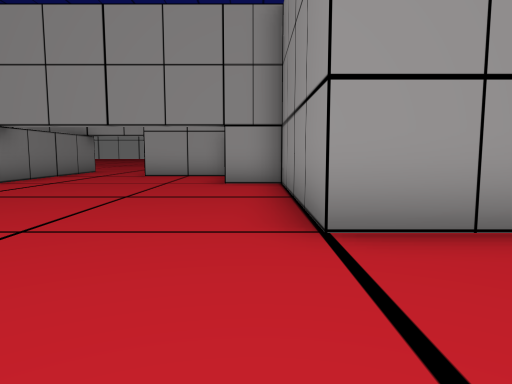
[1] (above)

22 first-person views from a walk through a 3-D level made in the Unity game engine. The camera is 1.3 m above the floor, tilts 6° down and sees 70° across. The floor is counted in squares, 2 m on a side. Each view is taken from the middle of a square. On the plan, view 1 faces up. The plan holds only what a view shows up to about 11 squares ahead; the rest is blank. The place goes on beyond the plan. The player is left out.

[2]
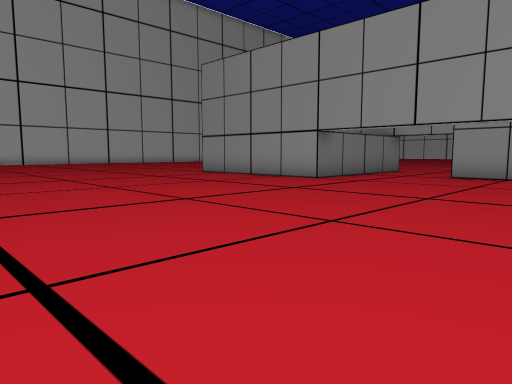

[3]
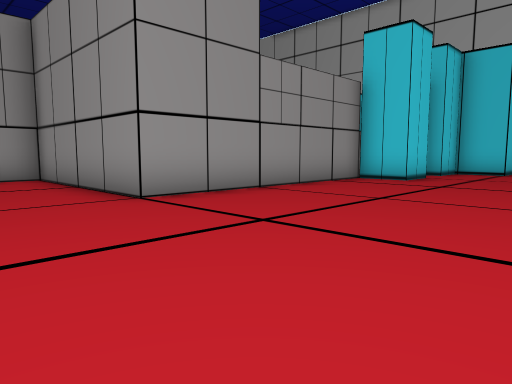

[4]
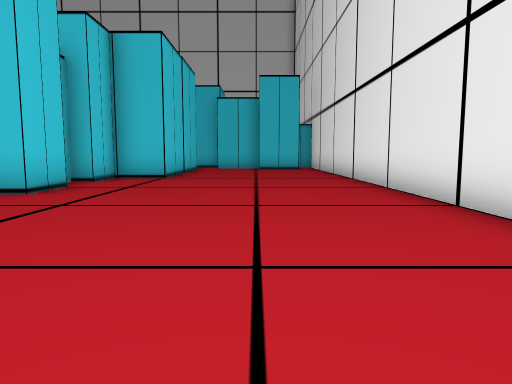

[5]
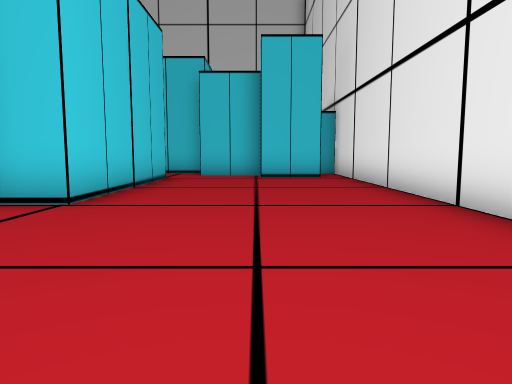

[6]
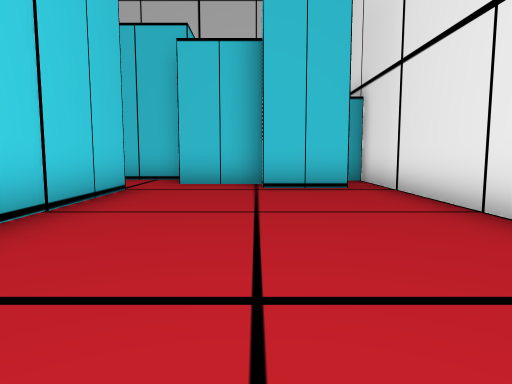

[7]
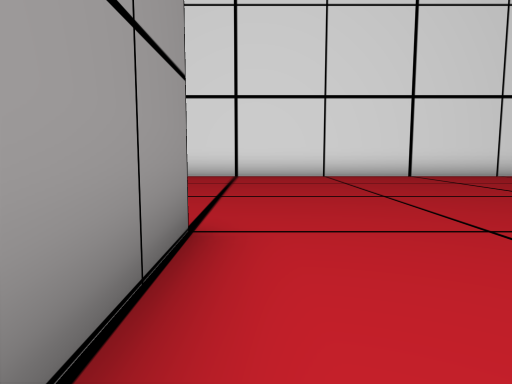

[8]
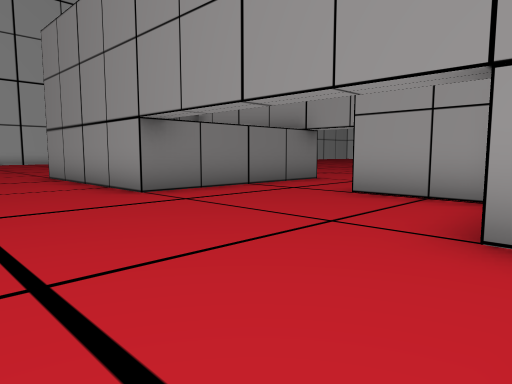

[9]
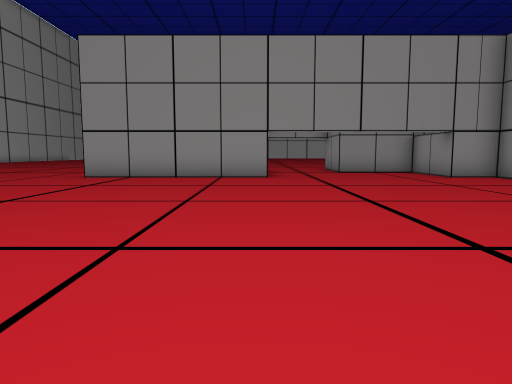

[10]
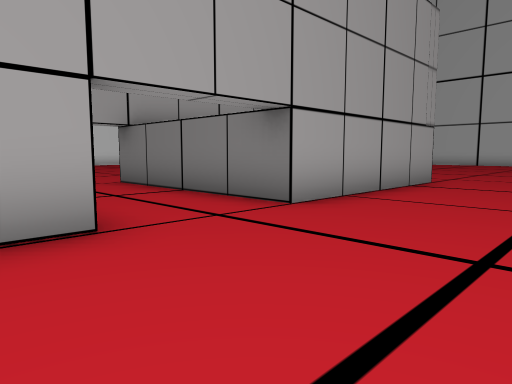

[11]
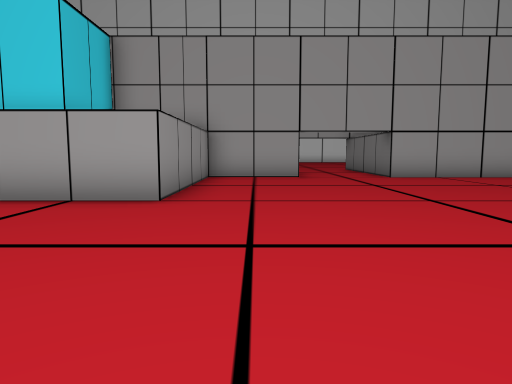

[12]
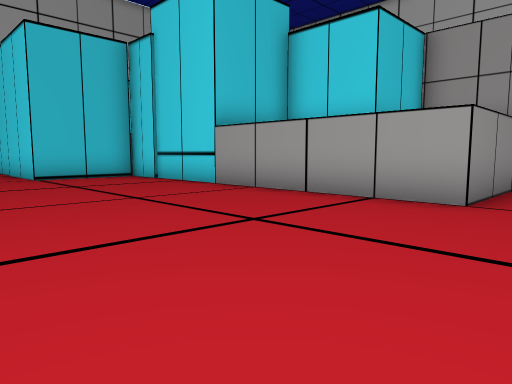

[13]
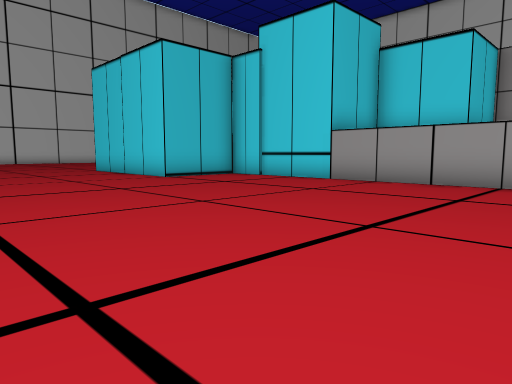

[14]
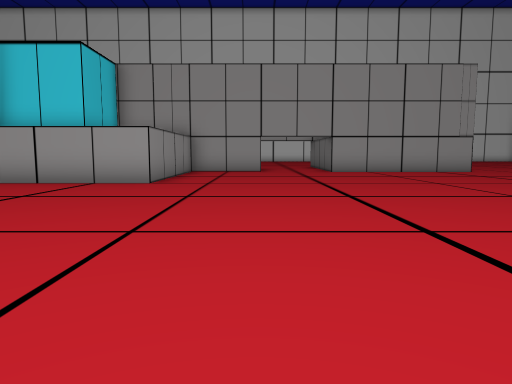

[15]
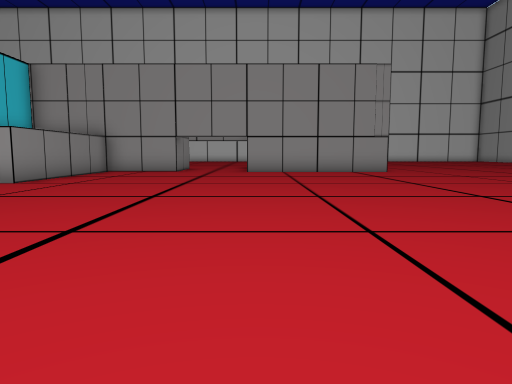

[16]
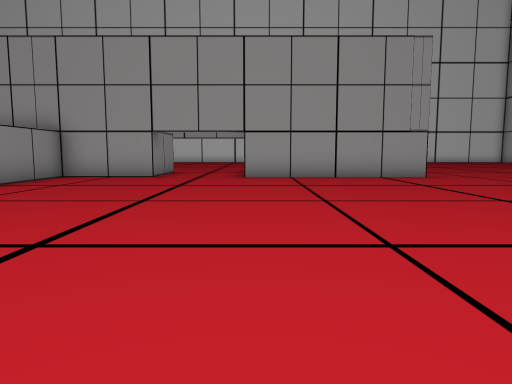

[17]
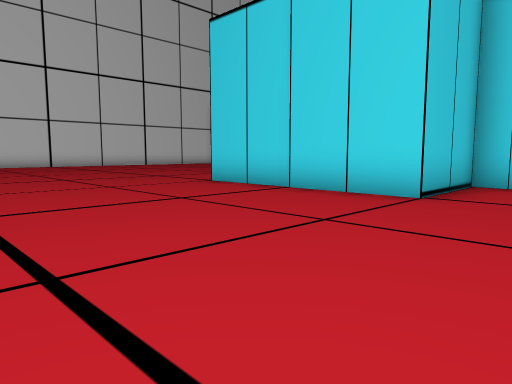

[18]
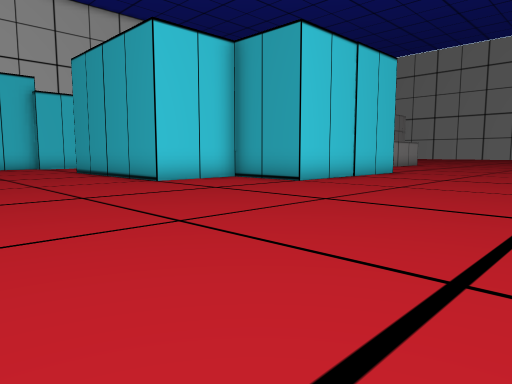

[19]
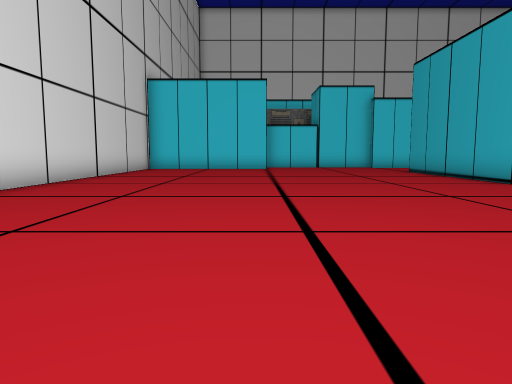

[20]
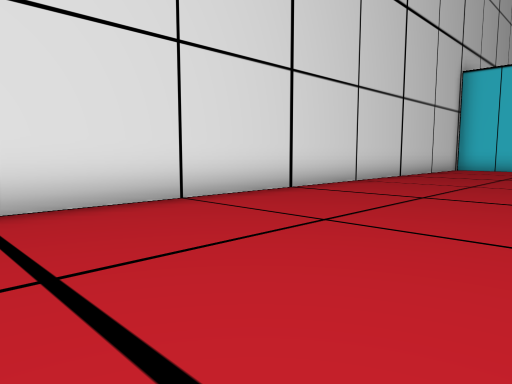

[21]
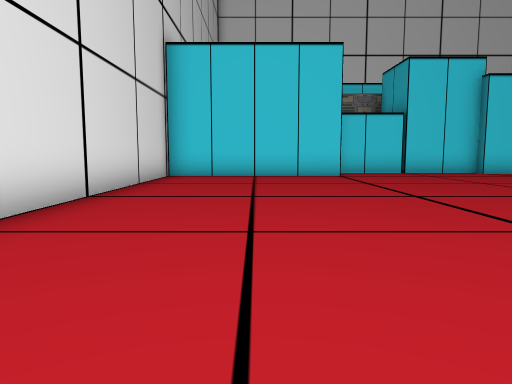

[22]
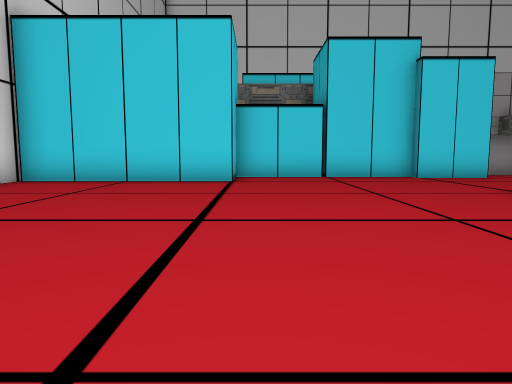

### Floor plan
Points are (right, up) in squares from view 1. A wall is a line through its corners. A room is listed if a view was taken in it or the views show most of it. See-through windows are left out.
Room 1 (views 1, 2, 3, 4, 5, 6, 7, 8, 9)
walls: (4.5, -4.5) (17.8, -4.5) (17.8, -4.1); (8.1, 1.7) (6.8, 1.7) (6.8, 3) (0.6, 3) (0.6, 8) (-0.7, 8) (-0.7, 9.1); (-7.4, -4.5) (2, -4.5); (-1.4, 10.5) (-3.2, 10.5); (-3.2, 11.9) (-3.2, 13); (-5.7, 13) (-5.7, 8) (-10.8, 8); (15.6, 0.4) (10.7, 0.4) (10.7, 1.7) (9.4, 1.7) (9.4, 2.2); (15.9, -3.9) (15.9, -2.1); (16.9, -2.2) (16.9, -0.2); (18.1, -0.1) (18.1, 1.2)
ways out: opening at (-11, 13) to room 2; opening at (-4.5, 13.5) to room 2
Room 2 (views 10, 11, 12, 13, 14, 15, 16, 17, 18, 19, 20, 21, 22)
walls: (8, 18) (8, 20.6) (13, 20.6) (13, 18.2) (15.5, 18.2) (15.5, 14.8); (-3.2, 13) (-0.7, 13) (-0.7, 18) (8.3, 17.9); (13.8, 9.2) (15.8, 9.2); (12.2, 8) (13, 8); (15.6, 8.9) (20.5, 8.9) (20.5, 10.4) (25.6, 10.4) (25.6, 25.2); (18.1, 8.9) (18.1, 8.4); (-10.8, 13) (-5.7, 13)
ways out: opening at (-11, 13) to room 1; opening at (-4.5, 13.5) to room 1

Positions as (right, up) in squares from view 1, and headings:
1: (0, 0), facing up
2: (0, 0), facing up-left
3: (-2, -2), facing up-right
4: (1, -2), facing right
5: (6, -2), facing right
6: (9, -2), facing right
7: (0, 6), facing down
8: (0, 5), facing up-left
9: (-6, -2), facing up
10: (-2, 16), facing down-left
11: (-2, 23), facing down
12: (-2, 23), facing down-right
13: (-1, 26), facing down-right
14: (-3, 26), facing down
15: (-6, 26), facing down
16: (-6, 23), facing down
17: (6, 26), facing down-right
18: (20, 26), facing down-left
19: (21, 26), facing down
20: (21, 26), facing down-right
21: (23, 21), facing down
22: (20, 19), facing down
